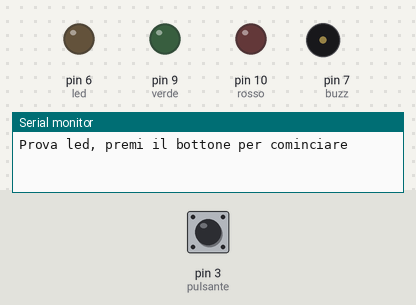
The sketch below on a simulated Arduino Uno, built with avr-gcc and run on an emulated ATmega328P. On the bench: output pins drawn as LEDs (lit = HIGH), buzzer (waves = sounding, pin HIGH), the last lines printed to the serial monitor. Dashed ring = blinking. The inputs (shaded band) are chosen by the test bench; at power-on: pin 3 (pulsante) LOW. Random numbers use the default seed unless the sketch sets one.

Above: at 1.2 s.
1.3 s: pin 3 (pulsante) pulled HIGH for 0.15 s
2.9 s: pin 3 (pulsante) pulled HIGH for 1 s
5.4 s: pin 3 (pulsante) driven HIGH
8.4 s: pin 3 (pulsante) driven LOW
At 11.1 s:
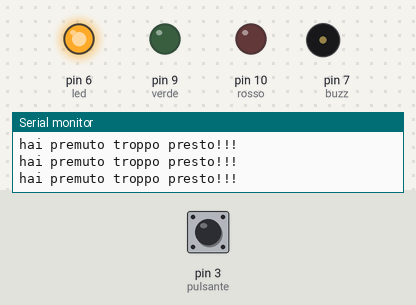
11.4 s: pin 3 (pulsante) driven HIGH
At 13.94 s:
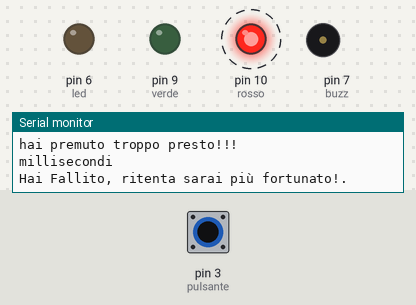
Timing chart, 0 to 15.4 s (numbered marks = the images above; inputs shaded):
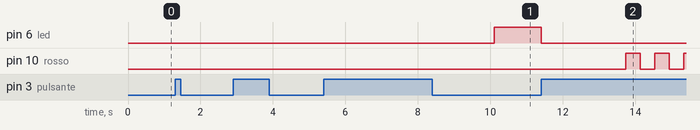

Measured:
- after the input at 8.4 s, pin 6 (led): LOW → HIGH after 1.7 s
- after the input at 11.4 s, pin 6 (led): HIGH → LOW at once; pin 10 (rosso): alternates HIGH for 0.40 s and LOW for 0.40 s, starting after 2.3 s

The sketch:

gianluca_alberto.ino
```cpp
unsigned long start;
int pulsante;
int led;
int buzz;
int cont;
int verde;
int rosso;
bool fallito;

void setup()
{
pulsante = 3;
led=6;
buzz=7;
cont=8;
verde=9;
rosso=10;
fallito=false;
pinMode(pulsante,INPUT);
pinMode(led,OUTPUT);
pinMode(buzz,OUTPUT);
pinMode(rosso,OUTPUT);
pinMode(verde,OUTPUT);
Serial.begin(9600);

}

void loop()
{
CalcoloRiflesso("Prova led, premi il bottone per cominciare",led);
cont = start;
CalcoloRiflesso("Prova suono, premi il bottone per cominciare",buzz);
cont = cont + start;                                                    //cont SERVE PER CALCOLARE LA MEDIA ALGEBRICA
if(cont>1000||fallito == true)
{Serial.println("Hai Fallito, ritenta sarai più fortunato!.");Lampeggi(rosso);fallito = false;}
else
{Serial.println("Ben Fatto. La media del tuo punteggio è = "+String(cont/2)) + "millisecondi";Lampeggi(verde);}

}


void CalcoloRiflesso(String frase,int segnale)                        //Metodo che calcola il riflesso led/buzzer.
{
Serial.println(frase);
while(digitalRead(pulsante) == LOW){}
Serial.println("il test e cominciato");
start = millis()+random(1000,10000);
delay(1000);
while(start>=millis())
{
  if(digitalRead(pulsante)==HIGH)                             //Ciclo utilizzato se premi prima del dovuto il bottone, ti ritorna "hai premuto troppo presto!!
  {
    fallito=true;
    Serial.println("hai premuto troppo presto!!!");
  }
}
digitalWrite(segnale,HIGH);
start = millis();
while(digitalRead(pulsante) == LOW){}
digitalWrite(segnale,LOW);
start = millis()-start;
Serial.println(start + "millisecondi");
}


void Lampeggi(int lume)                         //Metodo per far lampeggiare il led, 5 lampeggi rossi se hai perso mentre se hai vinto 5 lampeggi verdi.
{
  for(int i = 0;i<5;i++)
  {
    digitalWrite(lume,HIGH);
    delay(400);
    digitalWrite(lume,LOW);
    delay(400);
  }

}
```
